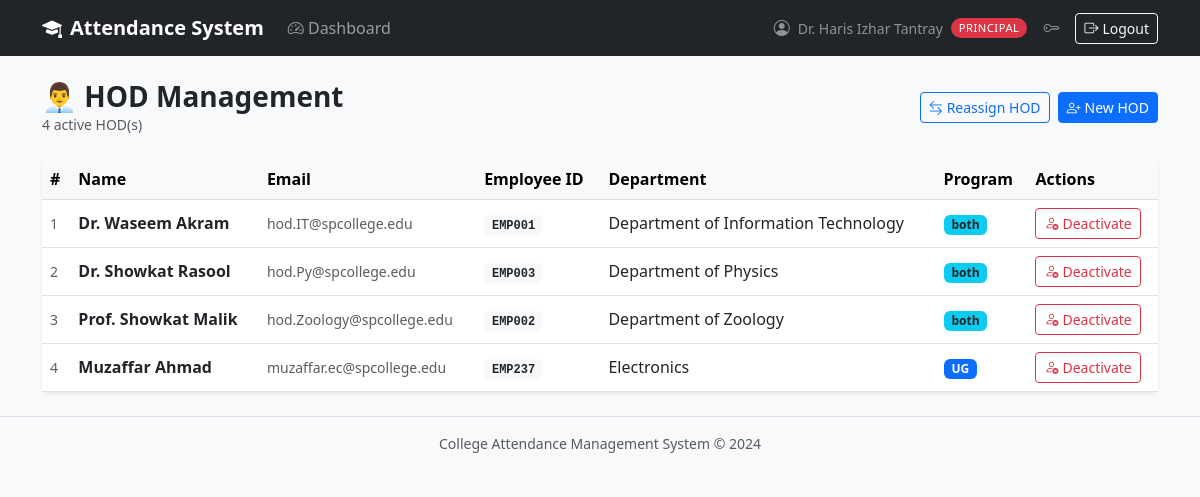
Before: /principal/hods (signed in) with the older database file.
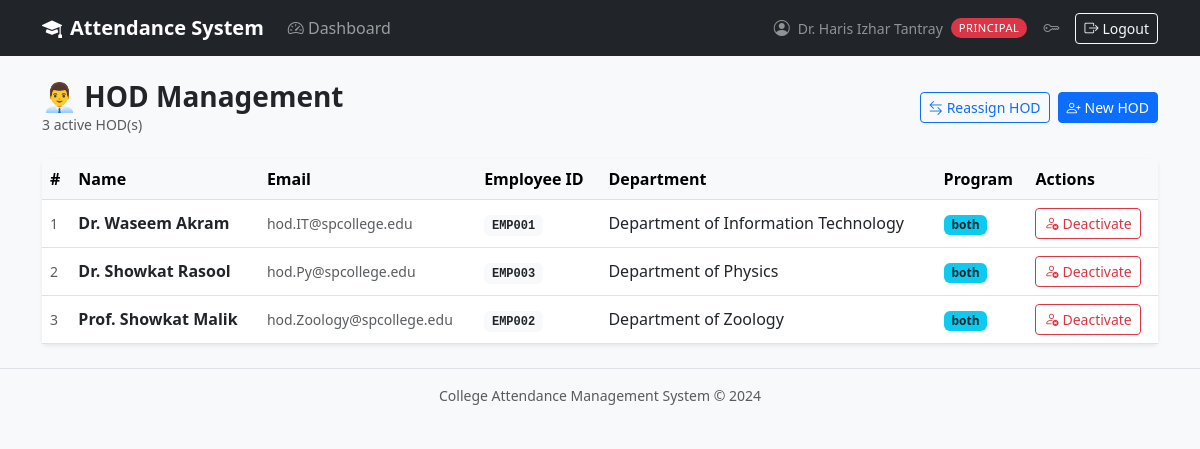
After: the same page with the newer database file.
### app/models/teacher.py (models this page shows, shortened)
class Teacher(db.Model):
    __tablename__ = 'teachers'
    id = db.Column(db.Integer, primary_key=True)
    user_id = db.Column(db.Integer, db.ForeignKey('users.id'),
                        unique=True, nullable=False)
    department_id = db.Column(db.Integer, db.ForeignKey('departments.id'),
                              nullable=False)
    employee_id = db.Column(db.String(20), unique=True, nullable=False)
    is_hod = db.Column(db.Boolean, default=False, nullable=False)
    is_active  = db.Column(db.Boolean, default=True, nullable=False)
    joined_at  = db.Column(db.DateTime, default=datetime.utcnow, nullable=False)
    updated_at = db.Column(db.DateTime, default=datetime.utcnow,
                           onupdate=datetime.utcnow, nullable=False)
    user       = db.relationship('User', back_populates='teacher_profile')
    department = db.relationship('Department', back_populates='teachers')
    subjects   = db.relationship('Subject', secondary=teacher_subjects,
                                 back_populates='teachers', lazy='dynamic')
    attendance_records = db.relationship('Attendance', foreign_keys='Attendance.marked_by_id', back_populates='marked_by',
                                         lazy='dynamic')
    @property
    def full_name(self):
        return self.user.full_name if self.user else 'Unknown'
    @property
    def email(self):
        return self.user.email if self.user else ''

### app/models/user.py (models this page shows, shortened)
class User(UserMixin, db.Model):
    __tablename__ = 'users'
    id = db.Column(db.Integer, primary_key=True)
    email = db.Column(db.String(120), unique=True, nullable=False, index=True)
    first_name = db.Column(db.String(50), nullable=False)
    last_name  = db.Column(db.String(50), nullable=False)
    password_hash = db.Column(db.String(256), nullable=False)
    role = db.Column(db.String(20), nullable=False)
    is_active = db.Column(db.Boolean, default=True, nullable=False)
    created_at = db.Column(db.DateTime, default=datetime.utcnow, nullable=False)
    updated_at = db.Column(db.DateTime, default=datetime.utcnow,
                           onupdate=datetime.utcnow, nullable=False)
    teacher_profile = db.relationship('Teacher', back_populates='user',
                                      uselist=False, cascade='all, delete-orphan')
    student_profile = db.relationship('Student', back_populates='user',
                                      uselist=False, cascade='all, delete-orphan')
    @property
    def is_principal(self):
        return self.role == Role.PRINCIPAL
    @property
    def full_name(self):
        return f"{self.first_name} {self.last_name}"

### app/models/department.py (models this page shows, shortened)
class Department(db.Model):
    __tablename__ = 'departments'
    id   = db.Column(db.Integer, primary_key=True)
    name = db.Column(db.String(100), unique=True, nullable=False)
    code = db.Column(db.String(10),  unique=True, nullable=False)
    program_type = db.Column(
        db.String(10),
        nullable=False,
        default='UG'
    )
    is_active  = db.Column(db.Boolean, default=True, nullable=False)
    created_at = db.Column(db.DateTime, default=datetime.utcnow, nullable=False)
    teachers = db.relationship('Teacher', back_populates='department',
                               lazy='dynamic')
    students = db.relationship('Student', back_populates='department',
                               lazy='dynamic')
    subjects = db.relationship('Subject', back_populates='department',
                               lazy='dynamic')

### app/routes/principal.py (the view)
@principal_bp.route('/hods')
@login_required
@principal_required
def list_hods():
    hods = get_all_hods()
    return render_template('principal/hods.html',
                           hods=hods, title='Manage HODs')

### app/services/principal_service.py (called while the page is built)
def get_all_hods():
    return (
        Teacher.query
        .filter_by(is_hod=True, is_active=True)
        .join(Teacher.user)
        .join(Teacher.department)
        .order_by(Department.name)
        .all()
    )

### app/templates/principal/hods.html (shortened to what this page needs)
{% extends "shared/base.html" %}
{% block content %}
<div class="d-flex justify-content-between align-items-center mb-4">
    <div>
        <h3 class="fw-bold mb-0">👨‍💼 HOD Management</h3>
        <p class="text-muted small mb-0">{{ hods|length }} active HOD(s)</p>
    </div>
    <div class="d-flex gap-2">
        <a href="{{ url_for('principal.assign_hod') }}"
           class="btn btn-outline-primary btn-sm">
            <i class="bi bi-arrow-left-right me-1"></i>Reassign HOD
        </a>
        <a href="{{ url_for('principal.create_hod') }}"
           class="btn btn-primary btn-sm">
            <i class="bi bi-person-plus me-1"></i>New HOD
        </a>
    </div>
</div>
<div class="card border-0 shadow-sm">
    <div class="table-responsive">
        <table class="table table-hover align-middle mb-0">
            <thead class="table-light">
                <tr>
                    <th>#</th>
                    <th>Name</th>
                    <th>Email</th>
                    <th>Employee ID</th>
                    <th>Department</th>
                    <th>Program</th>
                    <th>Actions</th>
                </tr>
            </thead>
            <tbody>
                {% for hod in hods %}
                <tr>
                    <td class="text-muted small">{{ loop.index }}</td>
                    <td>
                        <div class="fw-semibold">{{ hod.full_name }}</div>
                    </td>
                    <td class="text-muted small">{{ hod.email }}</td>
                    <td>
                        <span class="badge bg-light text-dark font-monospace">
                            {{ hod.employee_id }}
                        </span>
                    </td>
                    <td>{{ hod.department.name }}</td>
                    <td>
                        <span class="badge
                            {% if hod.department.program_type == 'UG' %}bg-primary
                            {% elif hod.department.program_type == 'PG' %}bg-warning text-dark
                            {% else %}bg-info text-dark{% endif %}">
                            {{ hod.department.program_type }}
                        </span>
                    </td>
                    <td>
                        <form method="POST"
                              action="{{ url_for('principal.deactivate_hod_view', teacher_id=hod.id) }}"
                              onsubmit="return confirm('Deactivate {{ hod.full_name }} as HOD? They will lose access immediately.')">
                            <button type="submit"
                                    class="btn btn-sm btn-outline-danger">
                                <i class="bi bi-person-x me-1"></i>Deactivate
                            </button>
                        </form>
                    </td>
                </tr>
                {% endfor %}
            </tbody>
        </table>
    </div>
</div>
{% endblock %}

Changed rows visible on the page:
no longer on this page (row edited): Teacher: full_name "Muzaffar Ahmad", email "muzaffar.ec@spcollege.edu", employee_id "EMP237", department.name "Electronics", department.program_type "UG"
Other visible differences:
{{ hods|length }}: "4" → "3"
